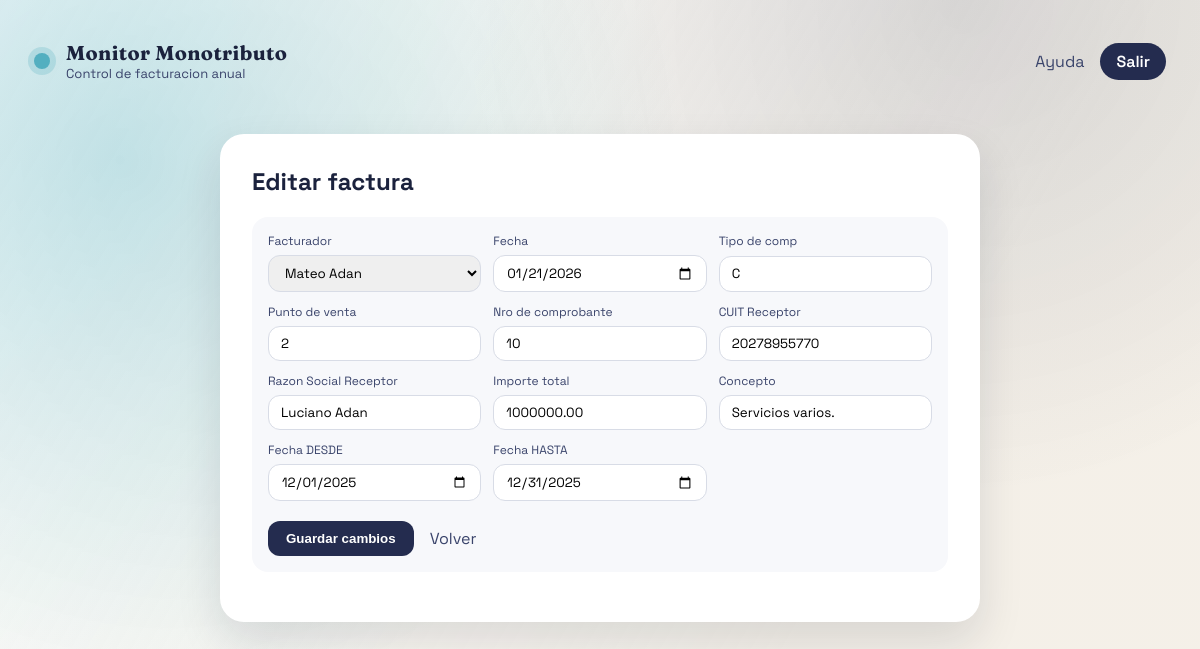
The page /facturas/22/edit (signed in) on the database its author committed.
### website/models.py (models this page shows)
class Factura(db.Model):
    id = db.Column(db.Integer, primary_key=True)
    monotributista_id = db.Column(db.Integer, db.ForeignKey("monotributista.id"))
    fecha = db.Column(db.Date, nullable=False)
    tipo_comp = db.Column(db.String(10), nullable=False)
    numero_comp = db.Column(db.String(30), nullable=False)
    cuit_receptor = db.Column(db.String(20))
    razon_social_receptor = db.Column(db.String(160))
    importe_total = db.Column(db.Numeric(14, 2), nullable=False)
    fecha_desde = db.Column(db.Date)
    fecha_hasta = db.Column(db.Date)
    concepto = db.Column(db.String(240))
    monotributista = db.relationship("Monotributista", back_populates="facturas")

class Monotributista(db.Model):
    id = db.Column(db.Integer, primary_key=True)
    razon_social = db.Column(db.String(160), nullable=False)
    cuit = db.Column(db.String(20), nullable=False)
    clave_fiscal = db.Column(db.String(120), nullable=False)
    categoria_actual_id = db.Column(db.Integer, db.ForeignKey("categoria.id"))
    categoria_corresponde_id = db.Column(db.Integer, db.ForeignKey("categoria.id"))
    categoria_actual = db.relationship(
        "Categoria", foreign_keys=[categoria_actual_id], lazy="joined"
    )
    categoria_corresponde = db.relationship(
        "Categoria", foreign_keys=[categoria_corresponde_id], lazy="joined"
    )
    facturas = db.relationship(
        "Factura", back_populates="monotributista", cascade="all, delete-orphan"
    )

### website/views.py (the view, shortened to what this page needs)
@main_bp.route("/facturas/<int:factura_id>/edit", methods=["GET", "POST"])
@login_required
def edit_factura(factura_id):
    factura = Factura.query.get_or_404(factura_id)
    monotributistas = Monotributista.query.order_by(Monotributista.razon_social).all()
    punto_venta_value, nro_comp_value = split_numero_comp(factura.numero_comp)
    return render_template(
        "edit_factura.html",
        factura=factura,
        monotributistas=monotributistas,
        importe_value=f"{factura.importe_total:.2f}",
        punto_venta_value=punto_venta_value,
        nro_comp_value=nro_comp_value,
    )

### website/models.py (called while the page is built)
def get_user_by_id(user_id: str) -> User | None:
    if not user_id:
        return None
    return User.query.get(int(user_id))

### website/views.py (called while the page is built)
def split_numero_comp(value: str | None) -> tuple[str, str]:
    if not value:
        return "", ""
    if "-" in value:
        punto_venta, nro = value.split("-", 1)
    else:
        punto_venta, nro = value[:4], value[4:]
    def normalize(part: str) -> str:
        if not part:
            return ""
        if not part.isdigit():
            return part
        trimmed = part.lstrip("0")
        return trimmed if trimmed else "0"
    return normalize(punto_venta), normalize(nro)

### website/templates/edit_factura.html
{% extends "base.html" %}
{% block content %}
<section class="form-page">
  <div class="form-card">
    <h1>Editar factura</h1>
    <form method="post" class="panel__form" data-confirm="Confirmar guardado de la factura?">
      <div class="form-grid">
        <label class="field">
          Facturador
          <select name="monotributista_id" required>
            {% for item in monotributistas %}
              <option value="{{ item.id }}" {% if item.id == factura.monotributista_id %}selected{% endif %}>{{ item.razon_social }}</option>
            {% endfor %}
          </select>
        </label>
        <label class="field">
          Fecha
          <input type="date" name="fecha" value="{{ factura.fecha.isoformat() }}" required>
        </label>
        <label class="field">
          Tipo de comp
          <input type="text" name="tipo_comp" value="{{ factura.tipo_comp }}" required>
        </label>
        <label class="field">
          Punto de venta
          <input type="text" name="punto_venta" value="{{ punto_venta_value }}" required>
        </label>
        <label class="field">
          Nro de comprobante
          <input type="text" name="nro_comp" value="{{ nro_comp_value }}" required>
        </label>
        <label class="field">
          CUIT Receptor
          <input type="text" name="cuit_receptor" value="{{ factura.cuit_receptor or '' }}">
        </label>
        <label class="field">
          Razon Social Receptor
          <input type="text" name="razon_social_receptor" value="{{ factura.razon_social_receptor or '' }}">
        </label>
        <label class="field">
          Importe total
          <input type="text" name="importe_total" value="{{ importe_value }}" required>
        </label>
        <label class="field">
          Concepto
          <input type="text" name="concepto" value="{{ factura.concepto or '' }}">
        </label>
        <label class="field">
          Fecha DESDE
          <input type="date" name="fecha_desde" value="{{ factura.fecha_desde.isoformat() if factura.fecha_desde else '' }}">
        </label>
        <label class="field">
          Fecha HASTA
          <input type="date" name="fecha_hasta" value="{{ factura.fecha_hasta.isoformat() if factura.fecha_hasta else '' }}">
        </label>
      </div>
      <div class="form-actions">
        <button class="primary" type="submit">Guardar cambios</button>
        <a class="ghost-link" href="{{ url_for('main.dashboard', tab='facturas') }}">Volver</a>
      </div>
    </form>
  </div>
</section>
{% endblock %}

### website/static/css/style.css (style rules this page uses)
:root { --blue: #242c4f; --sky: #53afc0; --white: #ffffff; --sand: #f4f0e8; --navy-90: #1b223d; --navy-40: #3a446b; --mint: #d7f0f4; --rose: #f9d3c8; --sun: #f6d98d; --shadow: 0 20px 45px rgba(20, 28, 52, 0.12); }
* { box-sizing: border-box; }
body { margin: 0; font-family: 'Space Grotesk', 'Trebuchet MS', sans-serif; background: var(--sand); color: var(--navy-90); }
.page { min-height: 100vh; position: relative; padding: 28px 28px 60px; }
.ghost-link { color: var(--navy-40); text-decoration: none; }
.panel__form { background: #f7f8fb; border-radius: 16px; padding: 16px; margin-bottom: 18px; display: grid; gap: 12px; }
.form-grid { display: grid; grid-template-columns: repeat(auto-fit, minmax(180px, 1fr)); gap: 12px; }
.form-actions { display: grid; gap: 12px; margin-top: 8px; }
.field { display: grid; gap: 6px; font-size: 12px; color: var(--navy-40); }
.field input, .field select { border: 1px solid #d8dce6; border-radius: 12px; padding: 8px 12px; font-family: inherit; }
.primary { background: var(--blue); color: var(--white); border: none; padding: 10px 18px; border-radius: 12px; cursor: pointer; font-weight: 600; justify-self: start; }
.form-page { display: flex; justify-content: center; padding: 20px 0; }
.form-card { background: var(--white); padding: 32px; border-radius: 24px; box-shadow: var(--shadow); max-width: 760px; width: 100%; }
.form-card h1 { margin-top: 0; }
.form-actions { display: flex; gap: 16px; align-items: center; }

### rows shown on the page
Factura: monotributista_id "Mateo Adan", fecha "01/21/2026", tipo_comp "C", cuit_receptor "20278955770", razon_social_receptor "Luciano Adan", concepto "Servicios varios.", fecha_desde "12/01/2025", fecha_hasta "12/31/2025"
